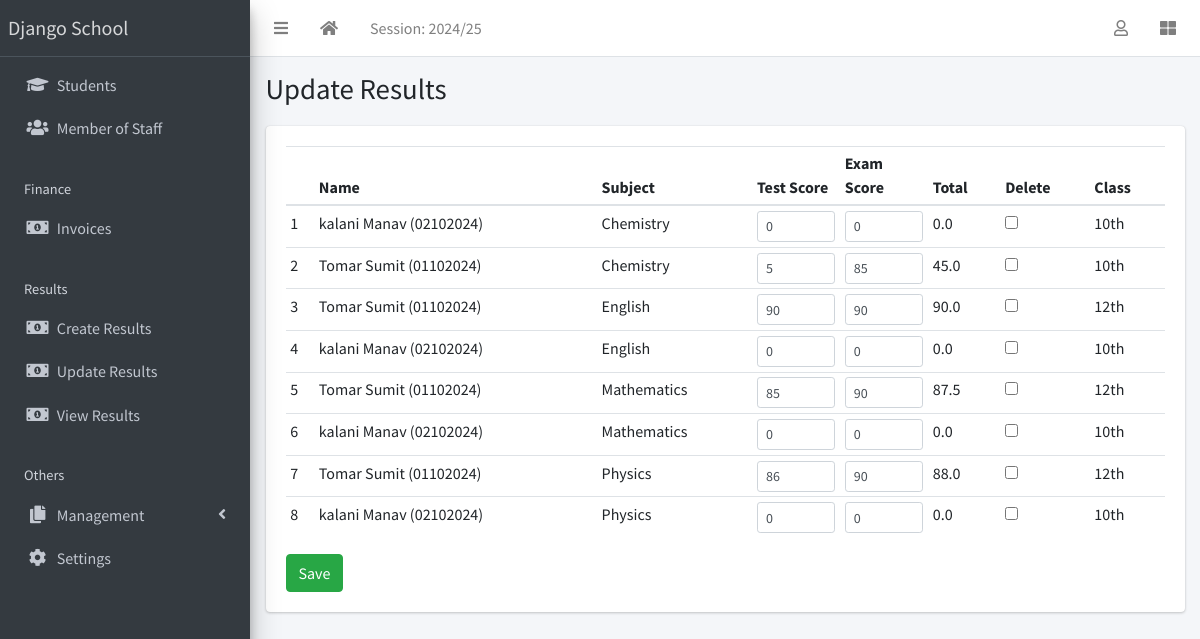
Screenshot of /result/edit-results/ (signed in) with the database file from the repository.
### apps/corecode/models.py (models this page shows, shortened)
class AcademicSession(models.Model):
    name = models.CharField(max_length=200, unique=True)
    current = models.BooleanField(default=True)
    class Meta:
        ordering = ["-name"]

class SiteConfig(models.Model):
    key = models.SlugField()
    value = models.CharField(max_length=200)

class Subject(models.Model):
    name = models.CharField(max_length=200, unique=True)
    class Meta:
        ordering = ["name"]
    def __str__(self):
        return self.name

class StudentClass(models.Model):
    name = models.CharField(max_length=200, unique=True)
    class Meta:
        verbose_name = "Class"
        verbose_name_plural = "Classes"
        ordering = ["name"]
    def __str__(self):
        return self.name

### apps/result/models.py (models this page shows, shortened)
class Result(models.Model):
    student = models.ForeignKey(Student, on_delete=models.CASCADE)
    session = models.ForeignKey(AcademicSession, on_delete=models.CASCADE)
    term = models.ForeignKey(AcademicTerm, on_delete=models.CASCADE)
    current_class = models.ForeignKey(StudentClass, on_delete=models.CASCADE)
    subject = models.ForeignKey(Subject, on_delete=models.CASCADE)
    test_score = models.IntegerField(default=0)
    exam_score = models.IntegerField(default=0)
    class Meta:
        ordering = ["subject"]
    def total_score(self):
        return (self.test_score + self.exam_score)/2

### apps/students/models.py (models this page shows, shortened)
class Student(models.Model):
    STATUS_CHOICES = [("active", "Active"), ("inactive", "Inactive")]
    GENDER_CHOICES = [("male", "Male"), ("female", "Female")]
    current_status = models.CharField(
        max_length=10, choices=STATUS_CHOICES, default="active"
    )
    registration_number = models.CharField(max_length=200, unique=True)
    surname = models.CharField(max_length=200)
    firstname = models.CharField(max_length=200)
    other_name = models.CharField(max_length=200, blank=True)
    gender = models.CharField(max_length=10, choices=GENDER_CHOICES, default="male")
    date_of_birth = models.DateField(default=timezone.now)
    current_class = models.ForeignKey(
        StudentClass, on_delete=models.SET_NULL, blank=True, null=True
    )
    date_of_admission = models.DateField(default=timezone.now)
    mobile_num_regex = RegexValidator(
        regex="^[0-9]{10,15}$", message="Entered mobile number isn't in a right format!"
    )
    parent_mobile_number = models.CharField(
        validators=[mobile_num_regex], max_length=13, blank=True
    )
    address = models.TextField(blank=True)
    others = models.TextField(blank=True)
    passport = models.ImageField(blank=True, upload_to="students/passports/")
    class Meta:
        ordering = ["surname", "firstname", "other_name"]
    def __str__(self):
        return f"{self.surname} {self.firstname} {self.other_name} ({self.registration_number})"

### apps/result/views.py (the view)
# urls.py: path("edit-results/", edit_results, name="edit-results"),
@login_required
def edit_results(request):
    if request.method == "POST":
        form = EditResults(request.POST)
        if form.is_valid():
            form.save()
            messages.success(request, "Results successfully updated")
            return redirect("edit-results")
    else:
        results = Result.objects.filter(
            session=request.current_session, term=request.current_term
        )
        form = EditResults(queryset=results)
    return render(request, "result/edit_results.html", {"formset": form})

### apps/corecode/context_processors.py (called while the page is built)
def site_defaults(request):
    current_session = AcademicSession.objects.get(current=True)
    current_term = AcademicTerm.objects.get(current=True)
    vals = SiteConfig.objects.all()
    contexts = {
        "current_session": current_session.name,
        "current_term": current_term.name,
    }
    for val in vals:
        contexts[val.key] = val.value
    return contexts

### apps/result/templates/result/edit_results.html (shortened to what this page needs)
{% extends 'base.html' %}
{% load widget_tweaks %}
{% block title %}
Update Results
{% endblock title %}
{% block content %}
<form method="POST">
  <table id="studenttable" class="table table-sm">
    <thead>
      <tr>
        <th></th>
        <th>Name</th>
        <th>Subject</th>
        <th>Test Score</th>
        <th>Exam Score</th>
        <th>Total</th>
        <th>Delete</th>
        <th>Class</th>
      </tr>
    </thead>
    <tbody>
      {% for form in formset %}
        <tr>
          <td>{{forloop.counter }}</td>
          <td>{{form.instance.student }}</td>
          <td>{{form.instance.subject}}</td>
          <td style="width: 10%;">{{form.test_score | add_class:"form-control form-control-sm"}}</td>
          <td style="width: 10%;">{{form.exam_score | add_class:"form-control form-control-sm"}}</td>
          <td>{{form.instance.total_score}}</td>
          <td>{{form.DELETE}}</td>
          <td>{{form.instance.current_class}}</td>
        </tr>
      {% endfor %}
    </tbody>
  </table>
  <input type="submit" class="btn btn-success" value="Save">
  </form>
{% endblock content %}

### templates/base.html (shortened to what this page needs)
{% load static %}
<!DOCTYPE html>
<html lang="en">
<head>
  <link rel="stylesheet" href="{% static 'plugins/fontawesome-free/css/all.min.css' %}">
  <link rel="stylesheet" href="{% static 'plugins/toastr/toastr.min.css' %}">
  <link rel="stylesheet"
    href="{% static 'plugins/overlayScrollbars/css/OverlayScrollbars.min.css' %}">
  <link rel="stylesheet" href="{% static 'plugins/Datatables/datatables.min.css' %}" />
  <link rel="stylesheet" href="{% static 'dist/css/adminlte.min.css' %}">
</head>
<body
  class="hold-transition sidebar-mini layout-fixed layout-navbar-fixed layout-footer-fixed">
  <div class="wrapper">
    <nav class="main-header navbar navbar-expand navbar-white navbar-light">
      <ul class="navbar-nav">
        <li class="nav-item">
          <a class="nav-link" data-widget="pushmenu" href="#" role="button"><i
              class="fas fa-bars"></i></a>
        </li>
        <li class="nav-item d-none d-sm-inline-block">
          <a href="{% url 'home' %} " class="nav-link"><i class="fa fa-home"></i></a>
        </li>
        <li class="nav-item d-none d-sm-inline-block">
          <a href="{% url 'current-session' %}" class="nav-link">Session: {{ current_session }}</a>
        </li>
      </ul>
      <ul class="navbar-nav ml-auto">
        <li class="nav-item dropdown">
          <a class="nav-link" data-toggle="dropdown" href="#">
            <i class="far fa-user"></i>
          </a>
        </li>
        <li class="nav-item">
          <a class="nav-link" data-widget="control-sidebar" data-slide="true"
            href="#" role="button"><i class="fas fa-th-large"></i></a>
        </li>
      </ul>
    </nav>
    <aside class="main-sidebar sidebar-dark-primary elevation-4">
      <a href="{% url 'home' %}" class="brand-link">{{ school_name | default:"MySchool" }}</a>
      <div class="sidebar">
        <nav class="mt-2">
          <ul class="nav nav-pills nav-sidebar flex-column"
            data-widget="treeview" role="menu" data-accordion="false">
            <li class="nav-item">
              <a href="{% url 'student-list' %}" class="nav-link">
                <i class="nav-icon fas fa-graduation-cap"></i>
                <p>
                  Students
                </p>
              </a>
            </li>
            <li class="nav-item">
              <a href="{% url 'staff-list' %}" class="nav-link">
                <i class="nav-icon fas fa-users"></i>
                <p>
                  Member of Staff
                </p>
              </a>
            </li>
            <li class="nav-header">Finance</li>
            <li class="nav-item">
              <a href="{% url 'invoice-list' %}" class="nav-link">
                <i class="nav-icon fas fa-money-bill-alt"></i>
                <p>
                  Invoices
                </p>
              </a>
            </li>
            <li class="nav-header">Results</li>
            <li class="nav-item">
              <a href="{% url 'create-result' %}" class="nav-link">
                <i class="nav-icon fas fa-money-bill-alt"></i>
                <p>
                  Create Results
                </p>
              </a>
            </li>
            <li class="nav-item">
              <a href="{% url 'edit-results' %}" class="nav-link">
                <i class="nav-icon fas fa-money-bill-alt"></i>
                <p>
                  Update Results
                </p>
              </a>
            </li>
            <li class="nav-item">
              <a href="{% url 'view-results' %}" class="nav-link">
                <i class="nav-icon fas fa-money-bill-alt"></i>
                <p>
                  View Results
                </p>
              </a>
            </li>
            <li class="nav-header">Others</li>
            <li class="nav-item has-treeview">
              <a href="#" class="nav-link">
                <i class="nav-icon fas fa-copy"></i>
                <p>
                  Management
                  <i class="fas fa-angle-left right"></i>
                </p>
              </a>
            </li>
            <li class="nav-item">
              <a href="{% url 'configs' %}" class="nav-link">
                <i class="nav-icon fas fa-cog"></i>
                <p>
                  Settings
                </p>
              </a>
            </li>
          </ul>
        </nav>
      </div>
    </aside>
    <div class="content-wrapper">
      <section class="content-header">
        <div class="container-fluid">
          <div class="row mb-1">
            <div class="col-sm-8">
              <h1>{% block title %}{% endblock title %}</h1>
            </div>
            <div class="col-sm-4">
            </div>
          </div>
        </div>
      </section>
      <section class="content">
        <div class="container-fluid">
          <div class="row">
            <div class="col-md-12">
              {% block fullcard %}
              <div class="card">
                <div class="card-body">
                  <div class="row">
                    <div class="col">
                      {% block content %}
                      {% endblock content %}
                    </div>
                  </div>
                </div>
              </div>
              {% endblock fullcard %}
            </div>
          </div>
        </div>
      </section>
    </div>
  </div>
</body>
</html>

### rows the page displays
AcademicSession: name "2024/25"
SiteConfig: value "Django School"
Result: instance.student "kalani Manav (02102024)", instance.subject "Chemistry", instance.total_score "0.0", instance.current_class "10th"
Result: instance.student "Tomar Sumit (01102024)", instance.subject "Chemistry", instance.total_score "45.0", instance.current_class "10th"
Result: instance.student "Tomar Sumit (01102024)", instance.subject "English", instance.total_score "90.0", instance.current_class "12th"
Result: instance.student "kalani Manav (02102024)", instance.subject "English", instance.total_score "0.0", instance.current_class "10th"
Result: instance.student "Tomar Sumit (01102024)", instance.subject "Mathematics", instance.total_score "87.5", instance.current_class "12th"
Result: instance.student "kalani Manav (02102024)", instance.subject "Mathematics", instance.total_score "0.0", instance.current_class "10th"
Result: instance.student "Tomar Sumit (01102024)", instance.subject "Physics", instance.total_score "88.0", instance.current_class "12th"
Result: instance.student "kalani Manav (02102024)", instance.subject "Physics", instance.total_score "0.0", instance.current_class "10th"
